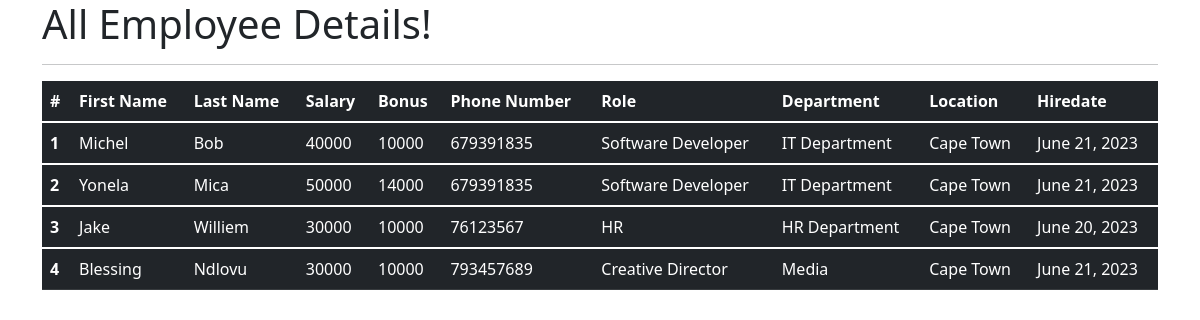
The app's page /all_emp with its own data.
### emp_app/models.py (models this page shows, shortened)
class Employee(models.Model):
    first_name = models.CharField(max_length=100, null=False)
    last_name = models.CharField(max_length=100)
    dept = models.ForeignKey(Department, on_delete=models.CASCADE)
    salary = models.IntegerField(default=0)
    bonus = models.IntegerField(default=0)
    role = models.ForeignKey(Role, on_delete=models.CASCADE)
    phone = models.IntegerField(default=0)
    hire_date = models.DateField()
    def __str__(self):
        return "%s %s %s" %(self.first_name, self.last_name, self.phone)

class Role(models.Model):
    name = models.CharField(max_length=100, null=False)

class Department(models.Model):
    name = models.CharField(max_length=100,null=False)
    location = models.CharField(max_length=100)

### emp_app/views.py (the view)
# urls.py: path('all_emp', views.all_emp, name='all_emp'),
def all_emp(request):
    emps = Employee.objects.all()
    context = {
        'emps': emps
    }
    print(context)
    return render(request, 'view_all_emp.html', context)

### emp_app/templates/view_all_emp.html (shortened to what this page needs)
<!DOCTYPE html>
<html lang="en">
<head>
  <link href="https://cdn.jsdelivr.net/npm/bootstrap@5.1.3/dist/css/bootstrap.min.css" rel="stylesheet">
</head>
  <body>
  <div class="container">
          <h1>All Employee Details!</h1>
      <hr>
     <table class="table table-dark">
  <thead>
    <tr>
      <th scope="col">#</th>
      <th scope="col">First Name</th>
      <th scope="col">Last Name</th>
      <th scope="col">Salary</th>
      <th scope="col">Bonus</th>
      <th scope="col">Phone Number</th>
      <th scope="col">Role</th>
      <th scope="col">Department</th>
      <th scope="col">Location</th>
      <th scope="col">Hiredate</th>
    </tr>
  </thead>
         {% for emp in emps %}
  <tbody>
    <tr>
      <th scope="row">{{emp.id}}</th>
      <td>{{emp.first_name}}</td>
      <td>{{emp.last_name}}</td>
      <td>{{emp.salary}}</td>
      <td>{{emp.bonus}}</td>
      <td>{{emp.phone}}</td>
      <td>{{emp.role.name}}</td>
      <td>{{emp.dept.name}}</td>
      <td>{{emp.dept.location}}</td>
      <td>{{emp.hire_date}}</td>
    </tr>
  </tbody>
         {% endfor %}
</table>
  </div>
  </body>
</html>

### records on screen
Employee: id "1", first_name "Michel", last_name "Bob", salary "40000", bonus "10000", phone "679391835", role.name "Software Developer", dept.name "IT Department", dept.location "Cape Town", hire_date "June 21, 2023"
Employee: id "2", first_name "Yonela", last_name "Mica", salary "50000", bonus "14000", phone "679391835", role.name "Software Developer", dept.name "IT Department", dept.location "Cape Town", hire_date "June 21, 2023"
Employee: id "3", first_name "Jake", last_name "Williem", salary "30000", bonus "10000", phone "76123567", role.name "HR", dept.name "HR Department", dept.location "Cape Town", hire_date "June 20, 2023"
Employee: id "4", first_name "Blessing", last_name "Ndlovu", salary "30000", bonus "10000", phone "793457689", role.name "Creative Director", dept.name "Media", dept.location "Cape Town", hire_date "June 21, 2023"
